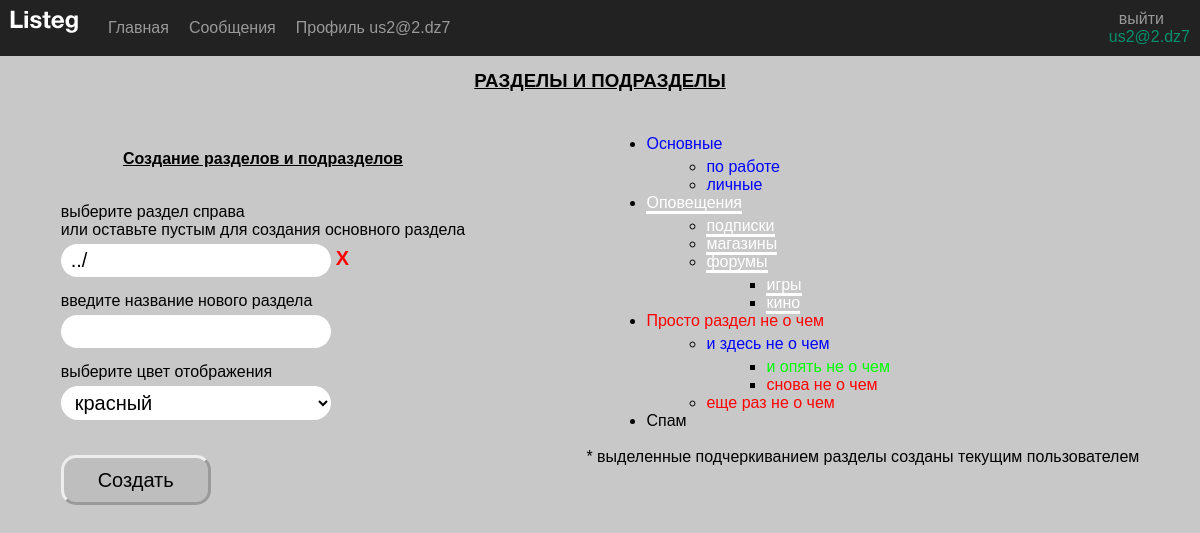
Screenshot of /route/sections/index.php (signed in) with the database file from the repository.
### tables this page shows
CREATE TABLE `sections` (
  `id` int(3) NOT NULL,
  `name` varchar(50) NOT NULL,
  `parent_id` int(3) DEFAULT '0',
  `user_id` int(11) NOT NULL,
  `color_id` int(3) DEFAULT NULL,
  `date_time` datetime NOT NULL DEFAULT CURRENT_TIMESTAMP
);

### helpers/pdo_query.php (called while the page is built, shortened)
<?php
function selectSection(object $pdo): array
{
    $sql = 'SELECT
                `sections`.id AS sections_id,
                `sections`.name,
                `sections`.parent_id,
                `sections`.user_id,
                `sections`.color_id,
                `colors`.red,
                `colors`.green,
                `colors`.blue,
                `users`.email
            FROM `sections`
            LEFT OUTER JOIN `colors`
            ON `sections`.color_id = `colors`.id
            LEFT OUTER JOIN `users`
            ON `sections`.user_id = `users`.id
            ORDER BY `sections`.parent_id';
    $stmt = $pdo->prepare($sql);
    $result = $stmt->execute();
    $resDB = $stmt->fetchAll();
    $category = [];
    foreach ($resDB  as $sectDB) {
        $category[$sectDB['parent_id']][] = $sectDB;
    };
    return $category;
}

### template/tempUserSection.php (the view, shortened to what this page needs)
<div>
    <?php
    function outTree($parent_id, $level)
    {
        global $category, $linkSections;
        if (isset($category[$parent_id])) {
            echo "<ul class=\"section-list\">";
            foreach ($category[$parent_id] as $value) {
                $color = "rgb(" . $value["red"] . "," . $value["green"] . "," . $value["blue"] . ")";
                echo '<li>
                    <a href="' . $linkSections . '?parent=' . $value['sections_id'] . '&parentName=' . str_replace(" ", "%20", $value['name']) . '" style=" color:' . $color . ';
                                border-bottom: ' .
                    ($value['email'] == $_SESSION['login'] ?
                        ' 3px solid ' . $color
                        : 'none') .
                    '" >' .
                    $value['name'] .
                    '</a>
                </li>';
                $level = $level + 1;
                outTree($value["sections_id"], $level);
                $level = $level - 1;
            }
            echo "</ul>";
        }
    }
    outTree(0, 0);
    ?>
    <br>
    <p>* выделенные подчеркиванием разделы созданы текущим пользователем</p>
</div>

### css/style.css (style rules this page uses)
* { margin: 0; padding: 0; font-family: Arial, Helvetica, sans-serif; }
body { background-color: #c9c8c8; }
.section-list { margin-left: 5vw; margin-top: 5px; padding: 0; }
.section-list li a { text-decoration: none; }

### rows the page displays
sections: name "Основные"
sections: name "по работе"
sections: name "личные"
sections: name "Оповещения"
sections: name "подписки"
sections: name "магазины"
sections: name "форумы"
sections: name "игры"
sections: name "кино"
sections: name "Просто раздел не о чем"
sections: name "и здесь не о чем"
sections: name "и опять не о чем"
sections: name "снова не о чем"
sections: name "еще раз не о чем"
sections: name "Спам"

### other values shown
cutString($element['title'], 150) "Главная"
cutString($element['title'], 150) "Сообщения"
cutString($element['title'], 150) "Профиль us2@2.dz7"
$_SESSION['login'] "us2@2.dz7"
$sectionName "../"
form field color "красный"
